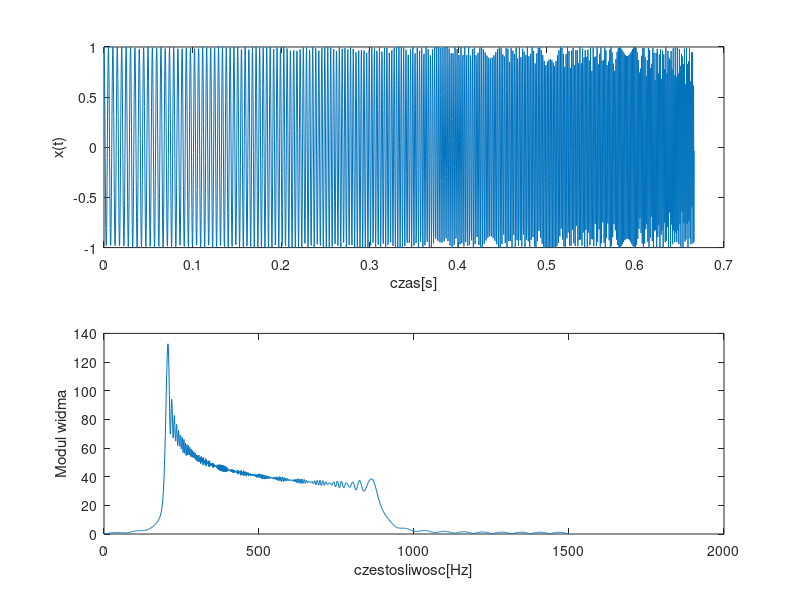

MATLAB code for this plot: (Note: this script raises an error after producing the figure.)
clear all;
close all;

%% generowanie chirpa
N = 2000;
fp = 3000;
t = 0:1/fp:(N-1)/fp;
x = chirp(t, 200, (N-1)/fp, 900, 'q');
figure(1)
subplot(211)
plot(t,x)
xlabel('czas[s]')
ylabel('x(t)')

%% generowanie widma chirpa

Nf = 2^nextpow2(N);
N21 = Nf/2 +1;
fx = linspace(0,fp/2,N21)
wx = abs(fft(x,Nf))
figure(1)
subplot(212)
plot(fx,wx(1:N21))
xlabel('czestosliwosc[Hz]')
ylabel('Modul widma')

%% spektrogram 
figure(2)
spectrogram(x,512,256,512,fp);